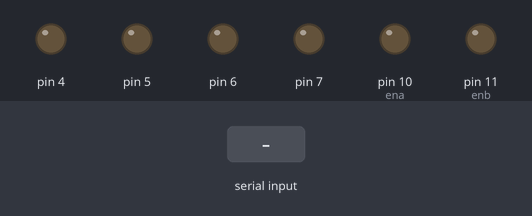
Bench run of a sketch on a simulated Arduino Uno, built with avr-gcc and run on an emulated ATmega328P. On the bench: output pins drawn as LEDs (lit = HIGH). The inputs (shaded band) are chosen by the test bench. What the sketch prints to the serial monitor is not drawn.

Above: at 1.2 s.
1.3 s: "F\n" received over the second serial link
At 1.7 s:
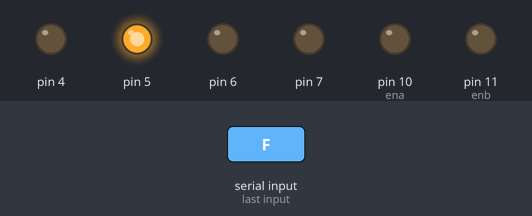
2.8 s: "G\n" received over the second serial link
At 4.0 s:
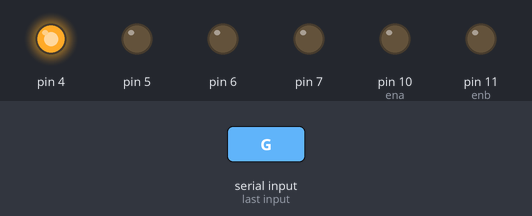
4.3 s: "L\n" received over the second serial link
At 5.2 s:
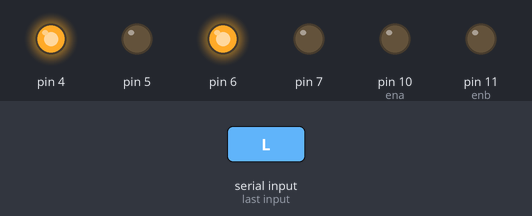
5.8 s: "R\n" received over the second serial link
At 6.4 s:
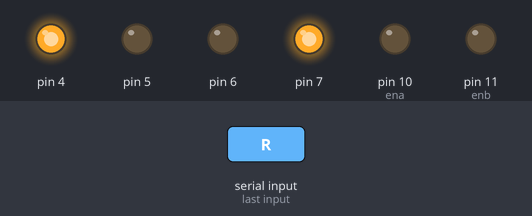
7.3 s: "S\n" received over the second serial link
At 8.5 s:
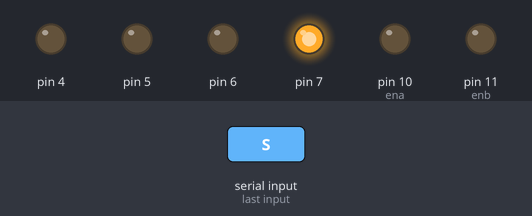
8.8 s: "Q\n" received over the second serial link
At 9.8 s:
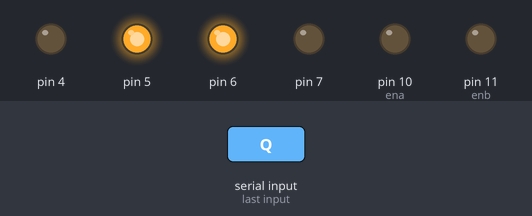
Timing chart, 0 to 11.3 s (numbered marks = the images above; inputs shaded):
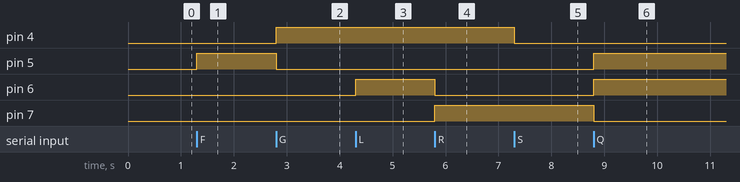

The sketch:

RC_D.ino
```cpp
#include <SoftwareSerial.h>
#include <Servo.h>
#include <String.h>

SoftwareSerial mySerial(0, 1);
char a1;

void setup() {
  pinMode(6, OUTPUT);
  pinMode(7, OUTPUT);

  pinMode(4, OUTPUT);
  pinMode(5, OUTPUT);

  pinMode(10, OUTPUT); //ena
  pinMode(11, OUTPUT); //enb
  Serial.begin(9600);
  mySerial.begin(9600);
}

void Exceleration() {
  digitalWrite(4, LOW);
  digitalWrite(5, HIGH);
  digitalWrite(6, LOW);
  digitalWrite(7, LOW);
}

void Break() {
  digitalWrite(4, HIGH);
  digitalWrite(5, LOW);
  digitalWrite(6, LOW);
  digitalWrite(7, LOW);
}

void F_L(){
  digitalWrite(4, LOW);
  digitalWrite(5, HIGH);
  digitalWrite(6, HIGH);
  digitalWrite(7, LOW);
}

void F_R(){
  digitalWrite(4, LOW);
  digitalWrite(5, HIGH);
  digitalWrite(6, LOW);
  digitalWrite(7, HIGH);
}

void B_R(){
  digitalWrite(4, HIGH);
  digitalWrite(5, LOW);
  digitalWrite(6, LOW);
  digitalWrite(7, HIGH);
}

void B_L(){
  digitalWrite(4, HIGH);
  digitalWrite(5, LOW);
  digitalWrite(6, HIGH);
  digitalWrite(7, LOW);
}

void Left() {
  digitalWrite(6, HIGH);
  digitalWrite(7, LOW);
}

void Right() {
  digitalWrite(6, LOW);
  digitalWrite(7, HIGH);
}

void Stop() {
  digitalWrite(5, LOW);
  digitalWrite(4, LOW);
}

void loop() {
  if(mySerial.available() > 0){
    char a1 = char(mySerial.read());
    if(a1 !='\n'){
     Serial.print(a1);
    }
    else{
      a1 = '\0';
    }

    switch(a1){
      case 'F':
       Exceleration();
        break;
     case 'G':
       Break();
       break;
     case 'L':
       Left();
        break;
     case 'R':
       Right();
        break;
     case 'S':
       Stop();
       break;
     case 'Q':
       F_L();
       break;
     case 'E':
       F_R();
       break;
     case 'Z':
       B_L();
       break;
     case 'C':
       B_R();
       break;
     default:
       break;
  }
  }
}


// i love inging
```

Measured:
- after the input at 1.3 s, pin 5: LOW → HIGH at once
- after the input at 2.8 s, pin 4: LOW → HIGH at once; pin 5: HIGH → LOW at once
- after the input at 4.3 s, pin 6: LOW → HIGH at once
- after the input at 5.8 s, pin 6: HIGH → LOW at once; pin 7: LOW → HIGH at once
- after the input at 7.3 s, pin 4: HIGH → LOW at once
- after the input at 8.8 s, pin 5, pin 6: LOW → HIGH at once; pin 7: HIGH → LOW at once
